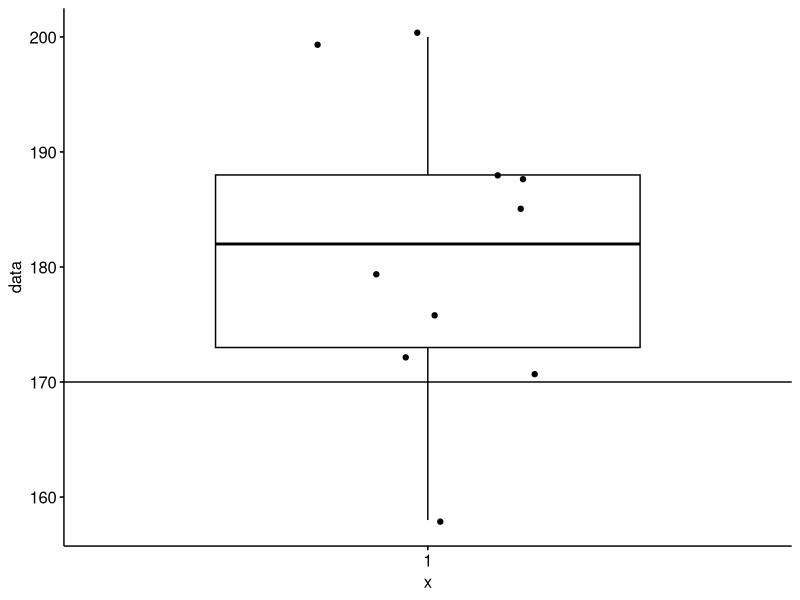
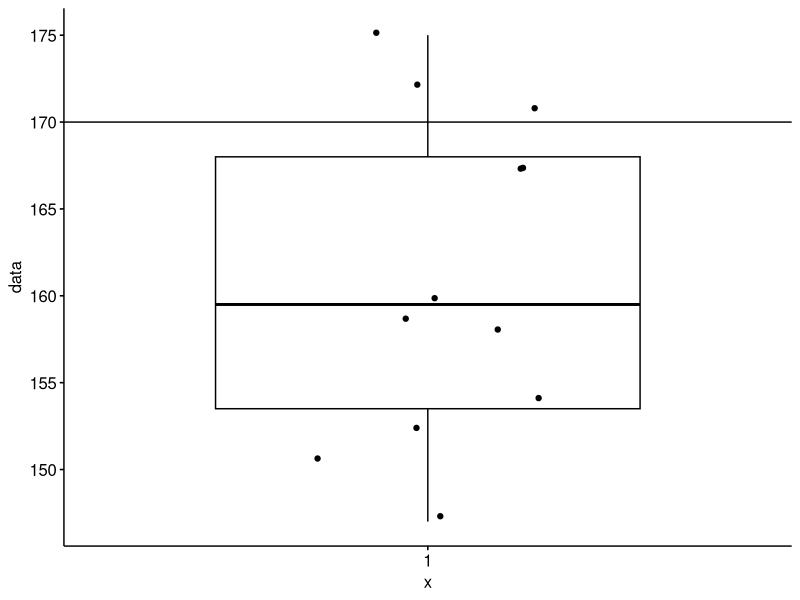
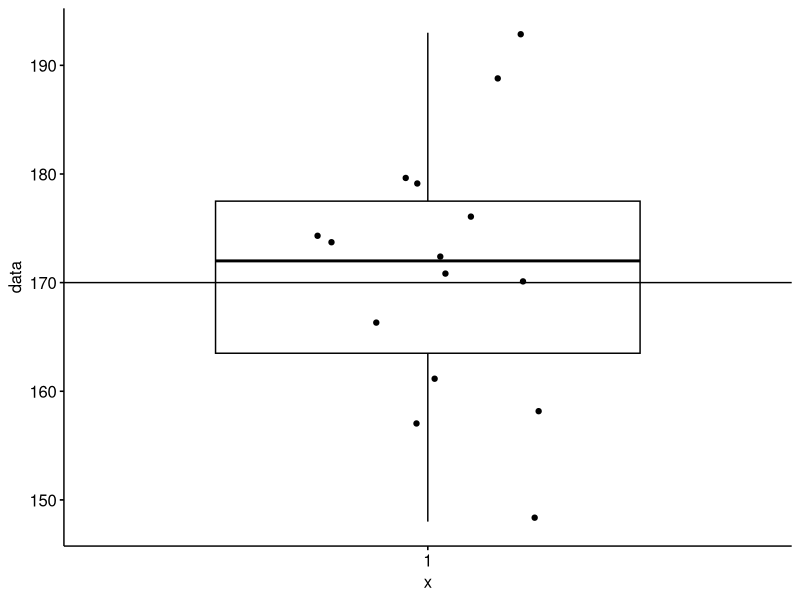
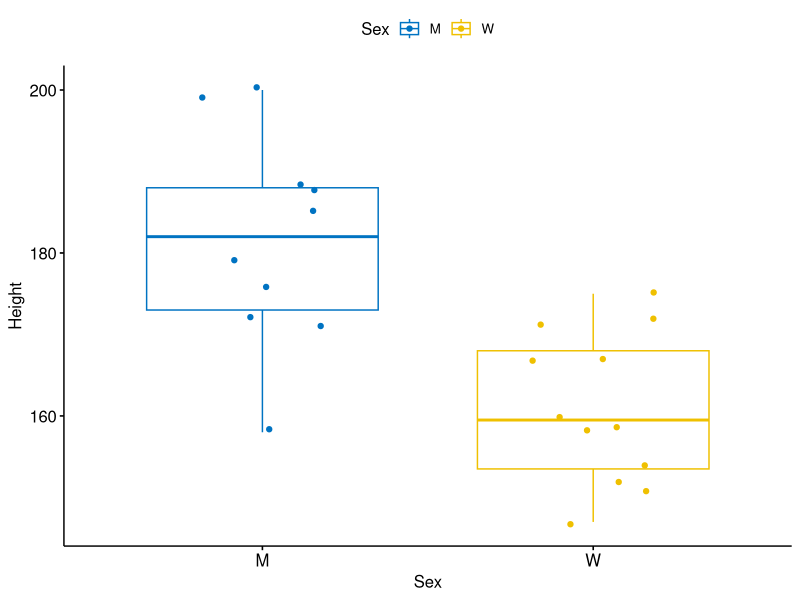

Write R code to recreate these figures, in order. (Note: this script raises an error after producing the figures.)
## ---- chunk 1
knitr::opts_chunk$set(echo = TRUE)
library(ggplot2)
library(ggpubr)
library(knitr)
## ---- chunk 2
data<-c(179, 188, 172, 185, 171, 199, 176, 188, 158, 200)

t.test(data,mu=170)

df <- data.frame(data)

ggboxplot(df,  y = "data",
          add = "jitter")+geom_hline(yintercept = 170)

## ---- chunk 3
data<-c(175, 158, 159, 167, 171, 151, 160, 167, 147, 172, 154, 152)

t.test(data,mu=170)

df <- data.frame(data)

ggboxplot(df,  y = "data",
          add = "jitter")+geom_hline(yintercept = 170)


## ---- chunk 4
data<-c(166, 189, 180, 193, 148, 174, 161, 170, 172, 179, 158, 157, 176,171, 174)

t.test(data,mu=170)

df <- data.frame(data)

ggboxplot(df,  y = "data",
          add = "jitter")+geom_hline(yintercept = 170)


## ---- chunk 5
men<-c(179, 188, 172, 185, 171, 199, 176, 188, 158, 200)
women<-c(175, 158, 159, 167, 171, 151, 160, 167, 147, 172, 154, 152)
t.test(men,women,paired=FALSE)

Sex<-c(rep("M",length(men)),rep("W",length(women)))
Height<-c(men,women)
df <- data.frame(Sex,Height)

ggboxplot(df, x = "Sex", y = "Height",
          color = "Sex", palette = "jco",
          add = "jitter")

## ---- chunk 6
p0<-0.8

q0<-1-p0
p<-82/95
n<-95
Z<-(p-p0)/sqrt(p0*q0/n)
Z
## ---- chunk 7
JB_PEARSON<-read.csv("PearsonLeeSimple.csv")

 t.test(JB_PEARSON$parent,JB_PEARSON$child,paired=FALSE)
 t.test(JB_PEARSON$parent~JB_PEARSON$par,paired=FALSE)



ggboxplot(JB_PEARSON, x="par", y = "parent",
          add = "jitter",color="par")

